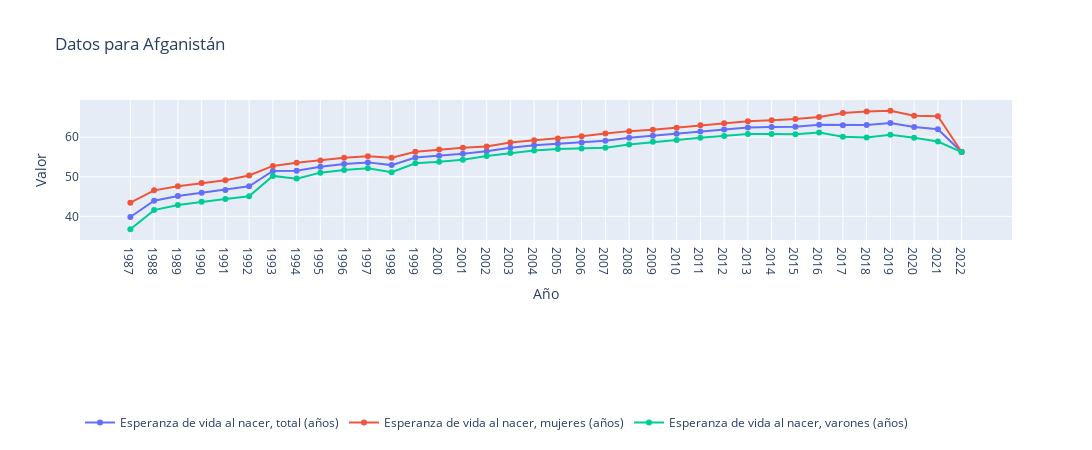

This figure's notebook cell:
### Code cell
# Obtener los factores únicos por país
factores_por_pais = df_filled.groupby(['país'])['factor_(serie)'].unique().apply(list).to_dict()

# Crear una lista con los nombres de los países en el DataFrame
paises = df_filled['país'].unique().tolist()

# Crear un widget de menú desplegable (dropdown) para seleccionar un país
dropdown_paises = widgets.Dropdown(
    options=paises,
    description='Seleccionar país:'
)

# Función para graficar los datos por país seleccionado
def graficar_datos_por_pais(pais):
    datos_pais = df_filled[df_filled['país'] == pais]

    fig = go.Figure()
    
    for factor in factores_por_pais[pais]:
        datos_factor = datos_pais[datos_pais['factor_(serie)'] == factor]
        fig.add_trace(go.Scatter(x=datos_factor['Año'], y=datos_factor['Valor'], mode='lines+markers', name=factor))
    
    fig.update_layout(
        title=f'Datos para {pais}',
        xaxis_title='Año',
        yaxis_title='Valor',
        legend=dict(x=0, y=-1.2, orientation='h'),
        height=450,
        width=1200
    )
    fig.show()

# Interactividad: enlazar el widget de menú desplegable a la función de graficado
widgets.interactive(graficar_datos_por_pais, pais=dropdown_paises)

### Figure 1 — Plotly figure (JSON) as saved in the notebook; plotly's stock layout.template omitted (floating-point values rounded to 4 significant figures)
{"data": [{"mode": "lines+markers", "name": "Esperanza de vida al nacer, total (años)", "type": "scatter", "x": ["1987", "1988", "1989", "1990", "1991", "1992", "1993", "1994", "1995", "1996", "1997", "1998", "1999", "2000", "2001", "2002", "2003", "2004", "2005", "2006", "2007", "2008", "2009", "2010", "2011", "2012", "2013", "2014", "2015", "2016", "2017", "2018", "2019", "2020", "2021", "2022"], "y": [39.84, 43.96, 45.16, 45.97, 46.66, 47.6, 51.47, 51.49, 52.54, 53.24, 53.63, 52.94, 54.85, 55.3, 55.8, 56.45, 57.34, 57.94, 58.36, 58.68, 59.11, 59.85, 60.36, 60.85, 61.42, 61.92, 62.42, 62.55, 62.66, 63.14, 63.02, 63.08, 63.56, 62.58, 61.98, 56.25]}, {"mode": "lines+markers", "name": "Esperanza de vida al nacer, mujeres (años)", "type": "scatter", "x": ["1987", "1988", "1989", "1990", "1991", "1992", "1993", "1994", "1995", "1996", "1997", "1998", "1999", "2000", "2001", "2002", "2003", "2004", "2005", "2006", "2007", "2008", "2009", "2010", "2011", "2012", "2013", "2014", "2015", "2016", "2017", "2018", "2019", "2020", "2021", "2022"], "y": [43.45, 46.57, 47.61, 48.4, 49.14, 50.32, 52.74, 53.54, 54.09, 54.81, 55.15, 54.82, 56.3, 56.86, 57.34, 57.67, 58.65, 59.22, 59.7, 60.24, 60.91, 61.53, 61.89, 62.41, 62.99, 63.51, 64.03, 64.27, 64.58, 65.1, 66.1, 66.46, 66.68, 65.43, 65.28, 56.25]}, {"mode": "lines+markers", "name": "Esperanza de vida al nacer, varones (años)", "type": "scatter", "x": ["1987", "1988", "1989", "1990", "1991", "1992", "1993", "1994", "1995", "1996", "1997", "1998", "1999", "2000", "2001", "2002", "2003", "2004", "2005", "2006", "2007", "2008", "2009", "2010", "2011", "2012", "2013", "2014", "2015", "2016", "2017", "2018", "2019", "2020", "2021", "2022"], "y": [36.74, 41.57, 42.89, 43.71, 44.35, 45.07, 50.22, 49.53, 51.04, 51.72, 52.15, 51.13, 53.41, 53.76, 54.27, 55.23, 56.03, 56.66, 57.01, 57.13, 57.34, 58.17, 58.82, 59.28, 59.83, 60.32, 60.79, 60.81, 60.76, 61.19, 60.1, 59.92, 60.62, 59.87, 58.91, 56.25]}], "layout": {"height": 450, "legend": {"orientation": "h", "x": 0, "y": -1.2}, "title": {"text": "Datos para Afganistán"}, "width": 1200, "xaxis": {"title": {"text": "Año"}}, "yaxis": {"title": {"text": "Valor"}}}}
